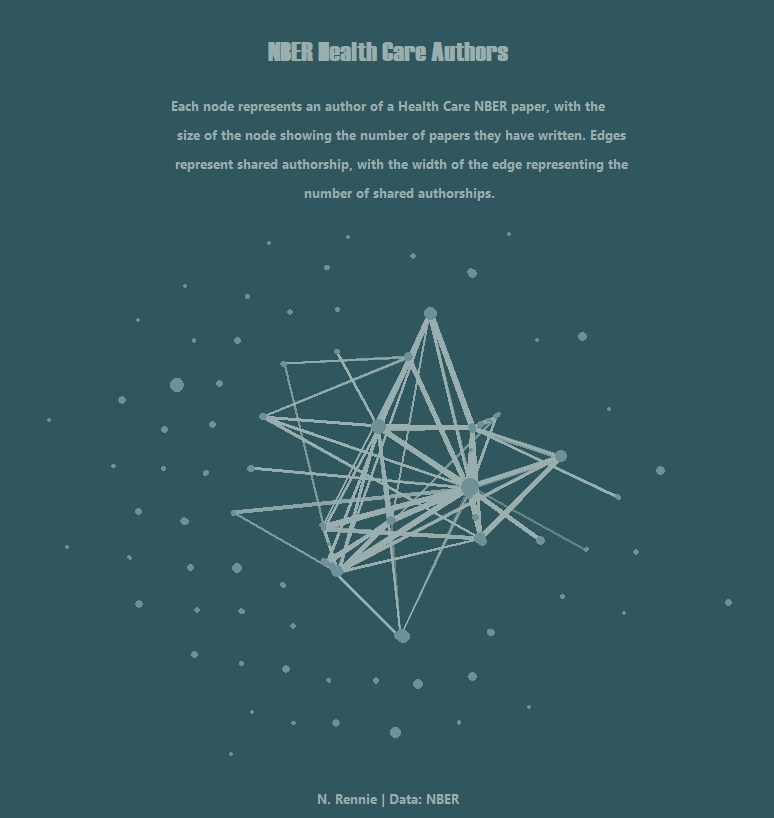

R code for this plot:
library(tidyverse)
library(extrafont)
library(ggnetwork)
library(igraph)

#### read data ####
papers <- readr::read_csv('https://raw.githubusercontent.com/rfordatascience/tidytuesday/master/data/2021/2021-09-28/papers.csv')
authors <- readr::read_csv('https://raw.githubusercontent.com/rfordatascience/tidytuesday/master/data/2021/2021-09-28/authors.csv')
programs <- readr::read_csv('https://raw.githubusercontent.com/rfordatascience/tidytuesday/master/data/2021/2021-09-28/programs.csv')
paper_authors <- readr::read_csv('https://raw.githubusercontent.com/rfordatascience/tidytuesday/master/data/2021/2021-09-28/paper_authors.csv')
paper_programs <- readr::read_csv('https://raw.githubusercontent.com/rfordatascience/tidytuesday/master/data/2021/2021-09-28/paper_programs.csv')

#### join data #### 
joined_df <- left_join(papers, paper_authors) %>% 
  left_join(authors) %>% 
  left_join(paper_programs) %>% 
  left_join(programs)%>% 
  mutate(
    catalogue_group = str_sub(paper, 1, 1),
    catalogue_group = case_when(
      catalogue_group == "h" ~ "Historical",
      catalogue_group == "t" ~ "Technical",
      catalogue_group == "w" ~ "General"
    ),
    .after = paper
  ) 

#### prep graph data ####
#make adjacency matrix
hc_papers <- filter(joined_df, program == "HC")
hc_adj <- matrix(0, nrow=length(unique(hc_papers$author)), ncol=length(unique(hc_papers$author)))
#value equal to number of papers that authors have co-authored
for (i in 1:length(unique(hc_papers$author))){
  for (j in 1:length(unique(hc_papers$author))){
    if (i>j){
      #papers authored by these authors
      k <- filter(hc_papers, author == hc_papers$author[i] | author == hc_papers$author[j])
      #which are shared?
      num_authors <- table(k$paper)
      hc_adj[i,j] <- length(which(num_authors > 1))
      hc_adj[j,i] <- length(which(num_authors > 1))
    }
  }
}
#save files
saveRDS(hc_adj, "hc_adj.rds")
hc_adj <- readRDS("hc_adj.rds")

rownames(hc_adj) <- unique(hc_papers$author)
colnames(hc_adj) <- unique(hc_papers$author)
hc_adj_graph <- graph_from_adjacency_matrix(hc_adj, mode="undirected", weighted=T)
gnet <- ggnetwork(hc_adj_graph)

#size of bubble - number of papers
num_papers <- tibble(name=names(table(hc_papers$author)), vertex.size=as.numeric(table(hc_papers$author)))
gnet2 <- left_join(gnet, num_papers, by="name")

#### plot network ####
set.seed(280921)
pggnetwork <- 
  ggplot(data=gnet2, mapping=aes(x, y, xend = xend, yend = yend)) + 
  geom_edges(aes(size=weight), color = "#99AEAD", alpha=0.5) +
  geom_nodes(aes(size=vertex.size), colour="#6D9197") +
  theme_blank()+ 
  labs(title="\nNBER Health Care Authors\n",
       subtitle="Each node represents an author of a Health Care NBER paper, with the\n
       size of the node showing the number of papers they have written. Edges\n
       represent shared authorship, with the width of the edge representing the\n
       number of shared authorships. ",
       caption="N. Rennie | Data: NBER") +
  theme(panel.background = element_rect(fill = "#2F575D", colour="#2F575D"),
        plot.background = element_rect(fill = "#2F575D", colour="#2F575D"),
        plot.title = element_text(colour = "#99AEAD", size=20, face="bold", hjust = 0.5, family="Haettenschweiler"),
        plot.subtitle = element_text(colour = "#99AEAD", size=10, face="bold", hjust = 0.5, family="Segoe UI"),
        plot.caption = element_text(colour = "#99AEAD", size=10, face="bold", hjust = 0.5, family="Segoe UI"),
        legend.position="none",
        plot.margin = unit(c(0.3, 0.3, 0.3, 0.3), "cm"), #top, right, bottom, left
        axis.title= element_blank(),
        axis.text = element_blank(),
        axis.ticks = element_blank(),
        panel.grid.major = element_blank(),
        panel.grid.minor = element_blank()) 
pggnetwork
